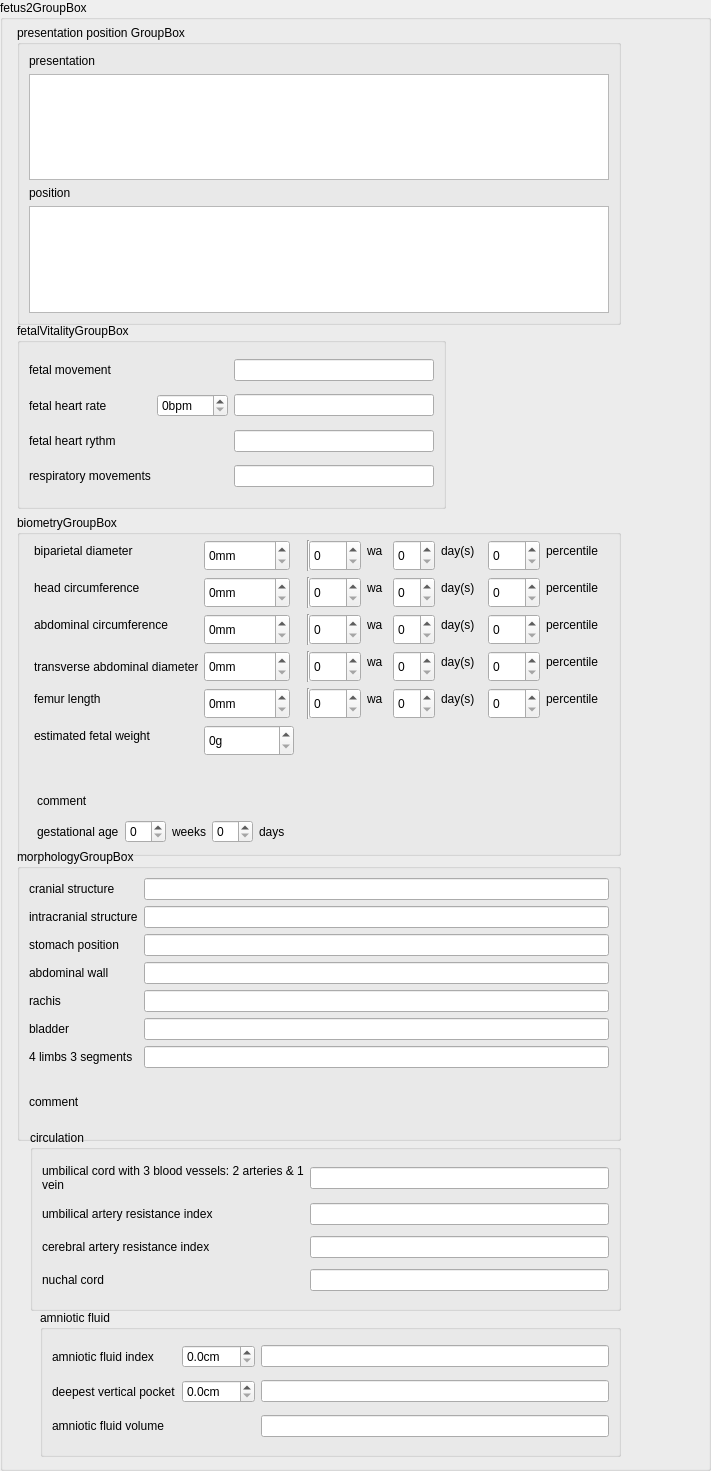
  <widget class="QGroupBox" name="fetus2GroupBox">
   <property name="enabled">
    <bool>true</bool>
   </property>
   <property name="geometry">
    <rect>
     <x>9</x>
     <y>3070</y>
     <width>711</width>
     <height>1471</height>
    </rect>
   </property>
   <property name="title">
    <string>fetus2GroupBox</string>
   </property>
   <property name="flat">
    <bool>false</bool>
   </property>
   <widget class="QGroupBox" name="fetus2PresentationPositionGroupBox">
    <property name="geometry">
     <rect>
      <x>17</x>
      <y>25</y>
      <width>604</width>
      <height>300</height>
     </rect>
    </property>
    <property name="sizePolicy">
     <sizepolicy hsizetype="Preferred" vsizetype="Preferred">
      <horstretch>0</horstretch>
      <verstretch>0</verstretch>
     </sizepolicy>
    </property>
    <property name="minimumSize">
     <size>
      <width>0</width>
      <height>300</height>
     </size>
    </property>
    <property name="title">
     <string>presentation position GroupBox</string>
    </property>
    <layout class="QVBoxLayout" name="verticalLayout_39">
     <item>
      <layout class="QVBoxLayout" name="verticalLayout_51">
       <property name="sizeConstraint">
        <enum>QLayout::SetDefaultConstraint</enum>
       </property>
       <item>
        <widget class="QLabel" name="presentationF2Label">
         <property name="text">
          <string>presentation</string>
         </property>
        </widget>
       </item>
       <item>
        <widget class="QListView" name="presentationF2ListView">
         <property name="sizePolicy">
          <sizepolicy hsizetype="Preferred" vsizetype="Preferred">
           <horstretch>0</horstretch>
           <verstretch>0</verstretch>
          </sizepolicy>
         </property>
        </widget>
       </item>
      </layout>
     </item>
     <item>
      <layout class="QVBoxLayout" name="verticalLayout_52">
       <property name="sizeConstraint">
        <enum>QLayout::SetDefaultConstraint</enum>
       </property>
       <item>
        <widget class="QLabel" name="positionF2Label">
         <property name="text">
          <string>position</string>
         </property>
        </widget>
       </item>
       <item>
        <widget class="QListView" name="positionF2ListView">
         <property name="sizePolicy">
          <sizepolicy hsizetype="Preferred" vsizetype="Preferred">
           <horstretch>0</horstretch>
           <verstretch>0</verstretch>
          </sizepolicy>
         </property>
        </widget>
       </item>
      </layout>
     </item>
    </layout>
   </widget>
   <widget class="QGroupBox" name="fetus2FetalVitalityGroupBox">
    <property name="geometry">
     <rect>
      <x>17</x>
      <y>323</y>
      <width>429</width>
      <height>186</height>
     </rect>
    </property>
    <property name="title">
     <string>fetalVitalityGroupBox</string>
    </property>
    <layout class="QGridLayout" name="gridLayout_7">
     <item row="0" column="0">
      <widget class="QLabel" name="fetus2FetalMovementLabel">
       <property name="text">
        <string>fetal movement</string>
       </property>
      </widget>
     </item>
     <item row="0" column="1">
      <layout class="QHBoxLayout" name="fetus2FetalMovementRadioLayout"/>
     </item>
     <item row="0" column="2">
      <widget class="QLineEdit" name="fetus2FetalMovementLineEdit"/>
     </item>
     <item row="1" column="0">
      <widget class="QLabel" name="fetus2FhrLabel">
       <property name="text">
        <string>fetal heart rate</string>
       </property>
      </widget>
     </item>
     <item row="1" column="1">
      <widget class="QSpinBox" name="fetus2FhrSpinBox">
       <property name="suffix">
        <string>bpm</string>
       </property>
       <property name="maximum">
        <number>999</number>
       </property>
      </widget>
     </item>
     <item row="1" column="2">
      <widget class="QLineEdit" name="fetus2FhrLineEdit"/>
     </item>
     <item row="2" column="0">
      <widget class="QLabel" name="fetus2HeartRythmLabel">
       <property name="text">
        <string>fetal heart rythm</string>
       </property>
      </widget>
     </item>
     <item row="2" column="1">
      <layout class="QHBoxLayout" name="fetus2HeartRythmRadioLayout"/>
     </item>
     <item row="2" column="2">
      <widget class="QLineEdit" name="fetus2HeartRythmLineEdit"/>
     </item>
     <item row="3" column="0">
      <widget class="QLabel" name="fetus2RespiratoryLabel">
       <property name="text">
        <string>respiratory movements</string>
       </property>
      </widget>
     </item>
     <item row="3" column="1">
      <layout class="QHBoxLayout" name="fetus2RespiratoryRadioLayout"/>
     </item>
     <item row="3" column="2">
      <widget class="QLineEdit" name="fetus2RespiratoryLineEdit"/>
     </item>
    </layout>
   </widget>
   <widget class="QGroupBox" name="fetus2BiometryGroupBox">
    <property name="geometry">
     <rect>
      <x>17</x>
      <y>515</y>
      <width>604</width>
      <height>341</height>
     </rect>
    </property>
    <property name="title">
     <string>biometryGroupBox</string>
    </property>
    <widget class="QLabel" name="fetus2BPDLabel">
     <property name="geometry">
      <rect>
       <x>17</x>
       <y>25</y>
       <width>125</width>
       <height>21</height>
      </rect>
     </property>
     <property name="text">
      <string>biparietal diameter</string>
     </property>
    </widget>
    <widget class="QSpinBox" name="fetus2BPDSpinBox">
     <property name="geometry">
      <rect>
       <x>187</x>
       <y>25</y>
       <width>86</width>
       <height>31</height>
      </rect>
     </property>
     <property name="suffix">
      <string>mm</string>
     </property>
     <property name="maximum">
      <number>999</number>
     </property>
    </widget>
    <widget class="Line" name="line_12">
     <property name="geometry">
      <rect>
       <x>283</x>
       <y>25</y>
       <width>16</width>
       <height>31</height>
      </rect>
     </property>
     <property name="orientation">
      <enum>Qt::Vertical</enum>
     </property>
    </widget>
    <widget class="QSpinBox" name="fetus2BPDWeekSpinBox">
     <property name="geometry">
      <rect>
       <x>292</x>
       <y>25</y>
       <width>52</width>
       <height>31</height>
      </rect>
     </property>
    </widget>
    <widget class="QLabel" name="fetus2BPDWeekLabel">
     <property name="geometry">
      <rect>
       <x>350</x>
       <y>25</y>
       <width>20</width>
       <height>21</height>
      </rect>
     </property>
     <property name="text">
      <string>wa</string>
     </property>
    </widget>
    <widget class="QSpinBox" name="fetus2BPDDaySpinBox">
     <property name="geometry">
      <rect>
       <x>376</x>
       <y>25</y>
       <width>42</width>
       <height>31</height>
      </rect>
     </property>
     <property name="maximum">
      <number>6</number>
     </property>
    </widget>
    <widget class="QLabel" name="label_7">
     <property name="geometry">
      <rect>
       <x>424</x>
       <y>25</y>
       <width>41</width>
       <height>21</height>
      </rect>
     </property>
     <property name="text">
      <string>day(s)</string>
     </property>
    </widget>
    <widget class="QSpinBox" name="fetus2BipPercentileSpinBox">
     <property name="geometry">
      <rect>
       <x>471</x>
       <y>25</y>
       <width>52</width>
       <height>31</height>
      </rect>
     </property>
    </widget>
    <widget class="QLabel" name="fetus2BipPercentileLabel">
     <property name="geometry">
      <rect>
       <x>529</x>
       <y>25</y>
       <width>66</width>
       <height>21</height>
      </rect>
     </property>
     <property name="text">
      <string>percentile</string>
     </property>
    </widget>
    <widget class="QLabel" name="fetus2HeadCircumferenceLabel">
     <property name="geometry">
      <rect>
       <x>17</x>
       <y>62</y>
       <width>129</width>
       <height>21</height>
      </rect>
     </property>
     <property name="text">
      <string>head circumference</string>
     </property>
    </widget>
    <widget class="QSpinBox" name="fetus2HeadCircumferenceSpinBox">
     <property name="geometry">
      <rect>
       <x>187</x>
       <y>62</y>
       <width>86</width>
       <height>31</height>
      </rect>
     </property>
     <property name="suffix">
      <string>mm</string>
     </property>
     <property name="maximum">
      <number>999</number>
     </property>
    </widget>
    <widget class="Line" name="line_13">
     <property name="geometry">
      <rect>
       <x>283</x>
       <y>62</y>
       <width>16</width>
       <height>31</height>
      </rect>
     </property>
     <property name="orientation">
      <enum>Qt::Vertical</enum>
     </property>
    </widget>
    <widget class="QSpinBox" name="fetus2HeadCircumferenceWeekSpinBox">
     <property name="geometry">
      <rect>
       <x>292</x>
       <y>62</y>
       <width>52</width>
       <height>31</height>
      </rect>
     </property>
    </widget>
    <widget class="QLabel" name="fetus2HeadCircumferenceWeekLabel">
     <property name="geometry">
      <rect>
       <x>350</x>
       <y>62</y>
       <width>20</width>
       <height>21</height>
      </rect>
     </property>
     <property name="text">
      <string>wa</string>
     </property>
    </widget>
    <widget class="QSpinBox" name="fetus2HeadCircumferenceDaysSpinBox">
     <property name="geometry">
      <rect>
       <x>376</x>
       <y>62</y>
       <width>42</width>
       <height>31</height>
      </rect>
     </property>
     <property name="maximum">
      <number>6</number>
     </property>
    </widget>
    <widget class="QLabel" name="fetus2HeadCircumferenceDayLabel">
     <property name="geometry">
      <rect>
       <x>424</x>
       <y>62</y>
       <width>41</width>
       <height>21</height>
      </rect>
     </property>
     <property name="text">
      <string>day(s)</string>
     </property>
    </widget>
    <widget class="QSpinBox" name="fetus2HcPercentileSpinBox">
     <property name="geometry">
      <rect>
       <x>471</x>
       <y>62</y>
       <width>52</width>
       <height>31</height>
      </rect>
     </property>
    </widget>
    <widget class="QLabel" name="fetus2HcPercentileLabel">
     <property name="geometry">
      <rect>
       <x>529</x>
       <y>62</y>
       <width>66</width>
       <height>21</height>
      </rect>
     </property>
     <property name="text">
      <string>percentile</string>
     </property>
    </widget>
    <widget class="QLabel" name="fetus2AbdominalCircumferenceLabel">
     <property name="geometry">
      <rect>
       <x>17</x>
       <y>99</y>
       <width>164</width>
       <height>21</height>
      </rect>
     </property>
     <property name="text">
      <string>abdominal circumference</string>
     </property>
    </widget>
    <widget class="QSpinBox" name="fetus2AbdominalCircumferenceSpinBox">
     <property name="geometry">
      <rect>
       <x>187</x>
       <y>99</y>
       <width>86</width>
       <height>31</height>
      </rect>
     </property>
     <property name="suffix">
      <string>mm</string>
     </property>
     <property name="maximum">
      <number>999</number>
     </property>
    </widget>
    <widget class="Line" name="line_14">
     <property name="geometry">
      <rect>
       <x>283</x>
       <y>99</y>
       <width>16</width>
       <height>31</height>
      </rect>
     </property>
     <property name="orientation">
      <enum>Qt::Vertical</enum>
     </property>
    </widget>
    <widget class="QSpinBox" name="fetus2AbdominalCircumferenceWeekSpinBox">
     <property name="geometry">
      <rect>
       <x>292</x>
       <y>99</y>
       <width>52</width>
       <height>31</height>
      </rect>
     </property>
    </widget>
    <widget class="QLabel" name="fetus2AbdominalCircumferenceWeekLabel">
     <property name="geometry">
      <rect>
       <x>350</x>
       <y>99</y>
       <width>20</width>
       <height>21</height>
      </rect>
     </property>
     <property name="text">
      <string>wa</string>
     </property>
    </widget>
    <widget class="QSpinBox" name="fetus2AbdominalCircumferenceDaySpinBox">
     <property name="geometry">
      <rect>
       <x>376</x>
       <y>99</y>
       <width>42</width>
       <height>31</height>
      </rect>
     </property>
     <property name="maximum">
      <number>6</number>
     </property>
    </widget>
    <widget class="QLabel" name="fetus2AbdominalCircumferenceDayLabel">
     <property name="geometry">
      <rect>
       <x>424</x>
       <y>99</y>
       <width>41</width>
       <height>21</height>
      </rect>
     </property>
     <property name="text">
      <string>day(s)</string>
     </property>
    </widget>
    <widget class="QSpinBox" name="fetus2AcPercentileSpinBox">
     <property name="geometry">
      <rect>
       <x>471</x>
       <y>99</y>
       <width>52</width>
       <height>31</height>
      </rect>
     </property>
    </widget>
    <widget class="QLabel" name="fetus2AcPercentileLabel">
     <property name="geometry">
      <rect>
       <x>529</x>
       <y>99</y>
       <width>66</width>
       <height>21</height>
      </rect>
     </property>
     <property name="text">
      <string>percentile</string>
     </property>
    </widget>
    <widget class="QLabel" name="fetus2TADLabel">
     <property name="geometry">
      <rect>
       <x>17</x>
       <y>136</y>
       <width>164</width>
       <height>31</height>
      </rect>
     </property>
     <property name="text">
      <string>transverse abdominal diameter</string>
     </property>
    </widget>
    <widget class="QSpinBox" name="fetus2TADSpinBox">
     <property name="geometry">
      <rect>
       <x>187</x>
       <y>136</y>
       <width>86</width>
       <height>31</height>
      </rect>
     </property>
     <property name="suffix">
      <string>mm</string>
     </property>
     <property name="maximum">
      <number>999</number>
     </property>
    </widget>
    <widget class="Line" name="line_15">
     <property name="geometry">
      <rect>
       <x>283</x>
       <y>136</y>
       <width>16</width>
       <height>31</height>
      </rect>
     </property>
     <property name="orientation">
      <enum>Qt::Vertical</enum>
     </property>
    </widget>
    <widget class="QSpinBox" name="fetus2TADWeekSpinBox">
     <property name="geometry">
      <rect>
       <x>292</x>
       <y>136</y>
       <width>52</width>
       <height>31</height>
      </rect>
     </property>
    </widget>
    <widget class="QLabel" name="fetus2TADWeekLabel">
     <property name="geometry">
      <rect>
       <x>350</x>
       <y>136</y>
       <width>20</width>
       <height>21</height>
      </rect>
     </property>
     <property name="text">
      <string>wa</string>
     </property>
    </widget>
    <widget class="QSpinBox" name="fetus2TADDaySpinBox">
     <property name="geometry">
      <rect>
       <x>376</x>
       <y>136</y>
       <width>42</width>
       <height>31</height>
      </rect>
     </property>
     <property name="maximum">
      <number>6</number>
     </property>
    </widget>
    <widget class="QLabel" name="fetus2TADDayLabel">
     <property name="geometry">
      <rect>
       <x>424</x>
       <y>136</y>
       <width>41</width>
       <height>21</height>
      </rect>
     </property>
     <property name="text">
      <string>day(s)</string>
     </property>
    </widget>
    <widget class="QSpinBox" name="fetus2TadPercentileSpinBox">
     <property name="geometry">
      <rect>
       <x>471</x>
       <y>136</y>
       <width>52</width>
       <height>31</height>
      </rect>
     </property>
    </widget>
    <widget class="QLabel" name="fetus2TadPercentileLabel">
     <property name="geometry">
      <rect>
       <x>529</x>
       <y>136</y>
       <width>66</width>
       <height>21</height>
      </rect>
     </property>
     <property name="text">
      <string>percentile</string>
     </property>
    </widget>
    <widget class="QLabel" name="fetus2FLLabel">
     <property name="geometry">
      <rect>
       <x>17</x>
       <y>173</y>
       <width>85</width>
       <height>21</height>
      </rect>
     </property>
     <property name="text">
      <string>femur length</string>
     </property>
    </widget>
    <widget class="QSpinBox" name="fetus2FLSpinBox">
     <property name="geometry">
      <rect>
       <x>187</x>
       <y>173</y>
       <width>86</width>
       <height>31</height>
      </rect>
     </property>
     <property name="suffix">
      <string>mm</string>
     </property>
     <property name="maximum">
      <number>999</number>
     </property>
    </widget>
    <widget class="Line" name="line_16">
     <property name="geometry">
      <rect>
       <x>283</x>
       <y>173</y>
       <width>16</width>
       <height>31</height>
      </rect>
     </property>
     <property name="orientation">
      <enum>Qt::Vertical</enum>
     </property>
    </widget>
    <widget class="QSpinBox" name="fetus2FLWeekSpinBox">
     <property name="geometry">
      <rect>
       <x>292</x>
       <y>173</y>
       <width>52</width>
       <height>31</height>
      </rect>
     </property>
    </widget>
    <widget class="QLabel" name="fetus2FLWeekLabel">
     <property name="geometry">
      <rect>
       <x>350</x>
       <y>173</y>
       <width>20</width>
       <height>21</height>
      </rect>
     </property>
     <property name="text">
      <string>wa</string>
     </property>
    </widget>
    <widget class="QSpinBox" name="fetus2FLDaySpinBox">
     <property name="geometry">
      <rect>
       <x>376</x>
       <y>173</y>
       <width>42</width>
       <height>31</height>
      </rect>
     </property>
     <property name="maximum">
      <number>6</number>
     </property>
    </widget>
    <widget class="QLabel" name="fetus2FLDayLabel">
     <property name="geometry">
      <rect>
       <x>424</x>
       <y>173</y>
       <width>41</width>
       <height>21</height>
      </rect>
     </property>
     <property name="text">
      <string>day(s)</string>
     </property>
    </widget>
    <widget class="QSpinBox" name="fetus2FlPercentileSpinBox">
     <property name="geometry">
      <rect>
       <x>471</x>
       <y>173</y>
       <width>52</width>
       <height>31</height>
      </rect>
     </property>
    </widget>
    <widget class="QLabel" name="fetus2FlPercentileLabel">
     <property name="geometry">
      <rect>
       <x>529</x>
       <y>173</y>
       <width>66</width>
       <height>21</height>
      </rect>
     </property>
     <property name="text">
      <string>percentile</string>
     </property>
    </widget>
    <widget class="QLabel" name="fetus2EfwLabel">
     <property name="geometry">
      <rect>
       <x>17</x>
       <y>210</y>
       <width>150</width>
       <height>21</height>
      </rect>
     </property>
     <property name="text">
      <string>estimated fetal weight</string>
     </property>
    </widget>
    <widget class="QSpinBox" name="fetus2EfwSpinBox">
     <property name="geometry">
      <rect>
       <x>187</x>
       <y>210</y>
       <width>90</width>
       <height>31</height>
      </rect>
     </property>
     <property name="suffix">
      <string comment="gram">g</string>
     </property>
     <property name="maximum">
      <number>10000</number>
     </property>
    </widget>
    <widget class="QWidget" name="layoutWidget_5">
     <property name="geometry">
      <rect>
       <x>20</x>
       <y>300</y>
       <width>576</width>
       <height>33</height>
      </rect>
     </property>
     <layout class="QHBoxLayout" name="horizontalLayout_19">
      <item>
       <widget class="QLabel" name="fetus2UsGestationalAgeHelpTextLabel">
        <property name="text">
         <string>gestational age</string>
        </property>
       </widget>
      </item>
      <item>
       <widget class="QSpinBox" name="fetus2UsGestationalAgeWeekSpinBox"/>
      </item>
      <item>
       <widget class="QLabel" name="fetus2UsGestationalAgeWeekLabel">
        <property name="text">
         <string>weeks</string>
        </property>
       </widget>
      </item>
      <item>
       <widget class="QSpinBox" name="fetus2UsGestationalAgeDaySpinBox"/>
      </item>
      <item>
       <widget class="QLabel" name="fetus2UsGestationalAgeDayLabel">
        <property name="text">
         <string>days</string>
        </property>
       </widget>
      </item>
      <item>
       <spacer name="horizontalSpacer_5">
        <property name="orientation">
         <enum>Qt::Horizontal</enum>
        </property>
        <property name="sizeHint" stdset="0">
         <size>
          <width>40</width>
          <height>20</height>
         </size>
        </property>
       </spacer>
      </item>
     </layout>
    </widget>
    <widget class="QWidget" name="">
     <property name="geometry">
      <rect>
       <x>20</x>
       <y>270</y>
       <width>578</width>
       <height>31</height>
      </rect>
     </property>
     <layout class="QVBoxLayout" name="verticalLayout_10">
      <item>
       <widget class="QLabel" name="fetus2BiometryCommentLabel">
        <property name="text">
         <string>comment</string>
        </property>
       </widget>
      </item>
      <item>
       <layout class="QFormLayout" name="fetus2BiometryCommentFormLayout"/>
      </item>
     </layout>
    </widget>
   </widget>
   <widget class="QGroupBox" name="fetus2MorphologyGroupBox">
    <property name="geometry">
     <rect>
      <x>17</x>
      <y>849</y>
      <width>604</width>
      <height>292</height>
     </rect>
    </property>
    <property name="title">
     <string>morphologyGroupBox</string>
    </property>
    <layout class="QVBoxLayout" name="verticalLayout_11">
     <item>
      <layout class="QGridLayout" name="gridLayout_11">
       <item row="0" column="0">
        <widget class="QLabel" name="fetus2CranialStructureLabel">
         <property name="text">
          <string>cranial structure</string>
         </property>
        </widget>
       </item>
       <item row="0" column="1">
        <layout class="QHBoxLayout" name="fetus2CranialStructureRadioLayout"/>
       </item>
       <item row="0" column="2">
        <widget class="QLineEdit" name="fetus2CranialStructureLineEdit"/>
       </item>
       <item row="1" column="0">
        <widget class="QLabel" name="fetus2IntracranialStructureLabel">
         <property name="text">
          <string>intracranial structure</string>
         </property>
        </widget>
       </item>
       <item row="1" column="1">
        <layout class="QHBoxLayout" name="fetus2IntracranialStructureRadioLayout"/>
       </item>
       <item row="1" column="2">
        <widget class="QLineEdit" name="fetus2IntracranialStructureLineEdit"/>
       </item>
       <item row="2" column="0">
        <widget class="QLabel" name="fetus2StomachPositionLabel">
         <property name="text">
          <string>stomach position</string>
         </property>
        </widget>
       </item>
       <item row="2" column="1">
        <layout class="QHBoxLayout" name="fetus2StomachPositionRadioLayout"/>
       </item>
       <item row="2" column="2">
        <widget class="QLineEdit" name="fetus2StomachPositionLineEdit"/>
       </item>
       <item row="3" column="0">
        <widget class="QLabel" name="fetus2AbdominalWallLabel">
         <property name="text">
          <string>abdominal wall</string>
         </property>
        </widget>
       </item>
       <item row="3" column="1">
        <layout class="QHBoxLayout" name="fetus2AbdominalWallRadioLayout"/>
       </item>
       <item row="3" column="2">
        <widget class="QLineEdit" name="fetus2AbdominalWallLineEdit"/>
       </item>
       <item row="4" column="0">
        <widget class="QLabel" name="fetus2RachisLabel">
         <property name="text">
          <string>rachis</string>
         </property>
        </widget>
       </item>
       <item row="4" column="1">
        <layout class="QHBoxLayout" name="fetus2RachisRadioLayout"/>
       </item>
       <item row="4" column="2">
        <widget class="QLineEdit" name="fetus2RachisLineEdit"/>
       </item>
       <item row="5" column="0">
        <widget class="QLabel" name="fetus2BladderLabel">
         <property name="text">
          <string>bladder</string>
         </property>
        </widget>
       </item>
       <item row="5" column="1">
        <layout class="QHBoxLayout" name="fetus2BladderRadioLayout"/>
       </item>
       <item row="5" column="2">
        <widget class="QLineEdit" name="fetus2BladderLineEdit"/>
       </item>
       <item row="6" column="0">
        <widget class="QLabel" name="fetus2LimbsLabel">
         <property name="text">
          <string>4 limbs 3 segments</string>
         </property>
        </widget>
       </item>
       <item row="6" column="1">
        <layout class="QHBoxLayout" name="fetus2LimbsRadioLayout"/>
       </item>
       <item row="6" column="2">
        <widget class="QLineEdit" name="fetus2LimbsLineEdit"/>
       </item>
      </layout>
     </item>
     <item>
      <layout class="QVBoxLayout" name="verticalLayout_12">
       <item>
        <widget class="QLabel" name="fetus2MorphologyCommentLabel">
         <property name="text">
          <string>comment</string>
         </property>
        </widget>
       </item>
       <item>
        <layout class="QFormLayout" name="fetus2MorphologyCommentFormLayout"/>
       </item>
      </layout>
     </item>
    </layout>
   </widget>
   <widget class="QGroupBox" name="fetus2CirculationGroupBox">
    <property name="geometry">
     <rect>
      <x>30</x>
      <y>1130</y>
      <width>591</width>
      <height>181</height>
     </rect>
    </property>
    <property name="title">
     <string>circulation</string>
    </property>
    <layout class="QGridLayout" name="gridLayout_27">
     <item row="0" column="0">
      <widget class="QLabel" name="fetus2UmbilicalCordLabel">
       <property name="text">
        <string>umbilical cord with 3 blood vessels: 2 arteries &amp; 1 vein</string>
       </property>
       <property name="wordWrap">
        <bool>true</bool>
       </property>
      </widget>
     </item>
     <item row="0" column="1">
      <layout class="QHBoxLayout" name="fetus2UmbilicalCordRadioLayout"/>
     </item>
     <item row="0" column="2">
      <widget class="QLineEdit" name="fetus2UmbilicalCordLineEdit"/>
     </item>
     <item row="1" column="0">
      <widget class="QLabel" name="fetus2UmbilicalArteryLabel">
       <property name="text">
        <string>umbilical artery resistance index</string>
       </property>
       <property name="wordWrap">
        <bool>true</bool>
       </property>
      </widget>
     </item>
     <item row="1" column="1">
      <layout class="QHBoxLayout" name="fetus2UmbilicalArteryRadioLayout"/>
     </item>
     <item row="1" column="2">
      <widget class="QLineEdit" name="fetus2UmbilicalArteryLineEdit"/>
     </item>
     <item row="2" column="0">
      <widget class="QLabel" name="fetus2CerebralArteryLabel">
       <property name="text">
        <string>cerebral artery resistance index</string>
       </property>
       <property name="wordWrap">
        <bool>true</bool>
       </property>
      </widget>
     </item>
     <item row="2" column="1">
      <layout class="QHBoxLayout" name="fetus2CerebralArteryRadioLayout"/>
     </item>
     <item row="2" column="2">
      <widget class="QLineEdit" name="fetus2CerebralArteryLineEdit"/>
     </item>
     <item row="3" column="0">
      <widget class="QLabel" name="fetus2NuchalCordLabel">
       <property name="text">
        <string>nuchal cord</string>
       </property>
      </widget>
     </item>
     <item row="3" column="1">
      <layout class="QHBoxLayout" name="fetus2NuchalCordRadioLayout"/>
     </item>
     <item row="3" column="2">
      <widget class="QLineEdit" name="fetus2NuchalCordLineEdit"/>
     </item>
    </layout>
   </widget>
   <widget class="QGroupBox" name="fetus2AmnioticFluidGroupBox">
    <property name="geometry">
     <rect>
      <x>40</x>
      <y>1310</y>
      <width>581</width>
      <height>147</height>
     </rect>
    </property>
    <property name="title">
     <string>amniotic fluid </string>
    </property>
    <layout class="QGridLayout" name="gridLayout_32">
     <item row="0" column="0">
      <widget class="QLabel" name="fetus2AmnioticFluidIndexLabel">
       <property name="text">
        <string>amniotic fluid index</string>
       </property>
      </widget>
     </item>
     <item row="0" column="1">
      <widget class="QDoubleSpinBox" name="fetus2AmnioticFluidIndexDoubleSpinBox">
       <property name="suffix">
        <string comment="centimeter">cm</string>
       </property>
       <property name="decimals">
        <number>1</number>
       </property>
      </widget>
     </item>
     <item row="0" column="2">
      <widget class="QLineEdit" name="fetus2AmnioticFluidIndexLineEdit"/>
     </item>
     <item row="1" column="0">
      <widget class="QLabel" name="fetus2DeepestVerticalPocketLabel">
       <property name="text">
        <string>deepest vertical pocket</string>
       </property>
      </widget>
     </item>
     <item row="1" column="1">
      <widget class="QDoubleSpinBox" name="fetus2DeepestVerticalPocketDoubleSpinBox">
       <property name="suffix">
        <string comment="centimeter">cm</string>
       </property>
       <property name="decimals">
        <number>1</number>
       </property>
      </widget>
     </item>
     <item row="1" column="2">
      <widget class="QLineEdit" name="fetus2DeepestVerticalPocketLineEdit"/>
     </item>
     <item row="2" column="0">
      <widget class="QLabel" name="fetus2AmnioticFluidVolumeLabel">
       <property name="text">
        <string>amniotic fluid volume</string>
       </property>
      </widget>
     </item>
     <item row="2" column="1">
      <layout class="QHBoxLayout" name="fetus2AmnioticFluidVolumeRadioLayout"/>
     </item>
     <item row="2" column="2">
      <widget class="QLineEdit" name="fetus2AmnioticFluidVolumeLineEdit"/>
     </item>
    </layout>
   </widget>
  </widget>
